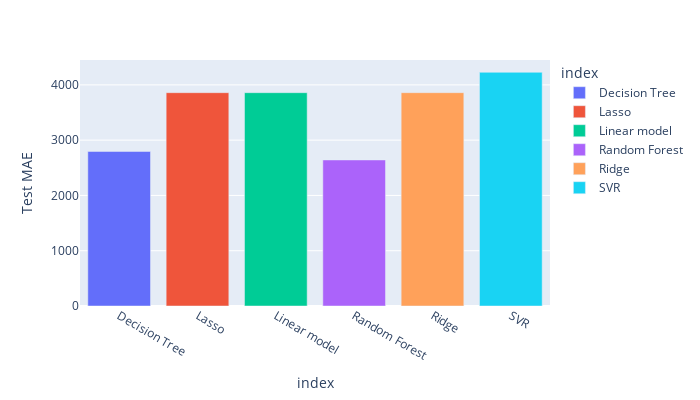

The code cell stored with this chart in its notebook:
### Code cell
px.bar(Model_Performance3, y =Model_Performance3['Test MAE'],
       color = Model_Performance3.index, width =700, height=400)

### Figure 1 — Plotly figure (JSON) as saved in the notebook; plotly's stock layout.template omitted (floating-point values rounded to 4 significant figures)
{"data": [{"alignmentgroup": "True", "hovertemplate": "index=%{x}<br>Test MAE=%{y}<extra></extra>", "legendgroup": "Decision Tree", "marker": {"color": "#636efa"}, "name": "Decision Tree", "offsetgroup": "Decision Tree", "orientation": "v", "showlegend": true, "textposition": "auto", "type": "bar", "x": ["Decision Tree"], "xaxis": "x", "y": [2795.0], "yaxis": "y"}, {"alignmentgroup": "True", "hovertemplate": "index=%{x}<br>Test MAE=%{y}<extra></extra>", "legendgroup": "Lasso", "marker": {"color": "#EF553B"}, "name": "Lasso", "offsetgroup": "Lasso", "orientation": "v", "showlegend": true, "textposition": "auto", "type": "bar", "x": ["Lasso"], "xaxis": "x", "y": [3859.0], "yaxis": "y"}, {"alignmentgroup": "True", "hovertemplate": "index=%{x}<br>Test MAE=%{y}<extra></extra>", "legendgroup": "Linear model", "marker": {"color": "#00cc96"}, "name": "Linear model", "offsetgroup": "Linear model", "orientation": "v", "showlegend": true, "textposition": "auto", "type": "bar", "x": ["Linear model"], "xaxis": "x", "y": [3859.0], "yaxis": "y"}, {"alignmentgroup": "True", "hovertemplate": "index=%{x}<br>Test MAE=%{y}<extra></extra>", "legendgroup": "Random Forest", "marker": {"color": "#ab63fa"}, "name": "Random Forest", "offsetgroup": "Random Forest", "orientation": "v", "showlegend": true, "textposition": "auto", "type": "bar", "x": ["Random Forest"], "xaxis": "x", "y": [2642.0], "yaxis": "y"}, {"alignmentgroup": "True", "hovertemplate": "index=%{x}<br>Test MAE=%{y}<extra></extra>", "legendgroup": "Ridge", "marker": {"color": "#FFA15A"}, "name": "Ridge", "offsetgroup": "Ridge", "orientation": "v", "showlegend": true, "textposition": "auto", "type": "bar", "x": ["Ridge"], "xaxis": "x", "y": [3859.0], "yaxis": "y"}, {"alignmentgroup": "True", "hovertemplate": "index=%{x}<br>Test MAE=%{y}<extra></extra>", "legendgroup": "SVR", "marker": {"color": "#19d3f3"}, "name": "SVR", "offsetgroup": "SVR", "orientation": "v", "showlegend": true, "textposition": "auto", "type": "bar", "x": ["SVR"], "xaxis": "x", "y": [4227.0], "yaxis": "y"}], "layout": {"barmode": "relative", "height": 400, "legend": {"title": {"text": "index"}, "tracegroupgap": 0}, "margin": {"t": 60}, "width": 700, "xaxis": {"anchor": "y", "categoryarray": ["Decision Tree", "Lasso", "Linear model", "Random Forest", "Ridge", "SVR"], "categoryorder": "array", "domain": [0, 1], "title": {"text": "index"}}, "yaxis": {"anchor": "x", "domain": [0, 1], "title": {"text": "Test MAE"}}}}
